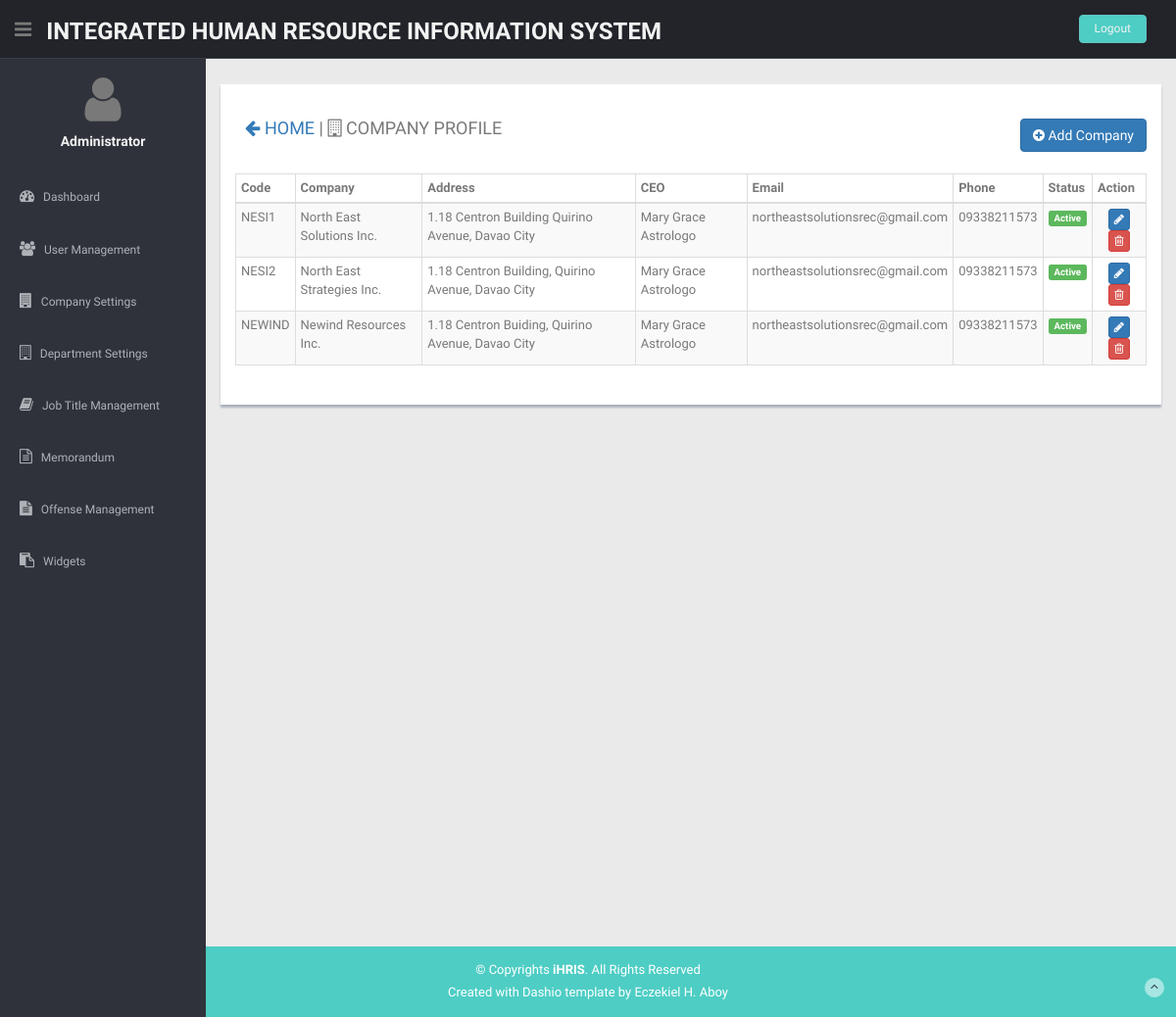
/settings/index.php?managecompany (signed in), run on the app's committed database.
### tables this page shows
CREATE TABLE `settings` (
  `id` int(45) NOT NULL,
  `companycode` varchar(100) DEFAULT NULL,
  `companyname` varchar(200) DEFAULT NULL,
  `companyaddress` text DEFAULT NULL,
  `companylogo` varchar(100) DEFAULT NULL,
  `companyceo` varchar(100) DEFAULT NULL,
  `companyemail` varchar(100) DEFAULT NULL,
  `companyphone` varchar(100) DEFAULT NULL,
  `status` varchar(100) DEFAULT NULL
);

### settings/managecompany.php (the view, shortened to what this page needs)
<div class="col-lg-12">
<div class="content-panel">
  <div class="panel-heading">
  <h4><a href="?main"><i class="fa fa-arrow-left"></i> HOME</a> | <i class="fa fa-building-o"></i> COMPANY PROFILE<div style="float:right;"><a href="?addcompany" class="btn btn-primary"><i class="fa fa-plus-circle"></i> Add Company</a></div></h4>
</div>
  <div class="panel-body">
    <table class="table table-bordered table-striped table-condensed">
      <thead>
        <tr>
          <th>Code</th>
          <th>Company</th>
          <th>Address</th>
          <th>CEO</th>
          <th>Email</th>
          <th>Phone</th>
          <th>Status</th>
          <th>Action</th>
        </tr>
      </thead>
      <tbody>
        <?php
          $sqlCompany=mysqli_query($con,"SELECT * FROM settings ORDER BY companycode ASC");
          if(mysqli_num_rows($sqlCompany)>0){
            while($company=mysqli_fetch_array($sqlCompany)){
              if($company['status']=="Active"){
                $status="<span class='label label-success label-mini'>$company[status]</span>";
              }else{
                $status="<span class='label label-danger label-mini'>$company[status]</span>";
              }
              echo "<tr>";
                echo "<td>$company[companycode]</td>";
                echo "<td>$company[companyname]</td>";
                echo "<td>$company[companyaddress]</td>";
                echo "<td>$company[companyceo]</td>";
                echo "<td>$company[companyemail]</td>";
                echo "<td>$company[companyphone]</td>";
                echo "<td align='center'>$status</td>";
                ?>
                <td align="center">
                  <a href="?editcompany&id=<?=$company['id'];?>" class="btn btn-primary btn-xs" title="Edit Company"><i class='fa fa-pencil'></i></a>
                  <a href="?managecompany&id=<?=$company['id'];?>&delete" class="btn btn-danger btn-xs" title="Delete Company" onclick="return confirm('Do you wish to delete this company?'); return false;"><i class='fa fa-trash-o'></i></a>
                </td>
                <?php
              echo "</tr>";
            }
          }else{
            echo "<tr><td colspan='8' align='center'>No record found!</td></tr>";
          }
        ?>
      </tbody>
    </table>
    </div>
</div>
</div>

### settings/css/style.css (style rules this page uses)
body { color: #797979; background: #eaeaea; font-family: 'Ruda', sans-serif; padding: 0px !important; margin: 0px !important; font-size:13px; }
a, a:hover, a:focus { text-decoration: none; outline: none; }
.content-panel { background: #ffffff; box-shadow: 0px 3px 2px #aab2bd; padding-top: 15px; padding-bottom: 5px; }
.content-panel h4 { margin-left: 10px; }

### data on the page
settings: companycode "NESI1", companyname "North East Solutions Inc.", companyaddress "1.18 Centron Building Quirino Avenue, Davao City", companyceo "Mary Grace Astrologo", companyemail "northeastsolutionsrec@gmail.com", companyphone "09338211573", status "Active"
settings: companycode "NESI2", companyname "North East Strategies Inc.", companyaddress "1.18 Centron Building, Quirino Avenue, Davao City", companyceo "Mary Grace Astrologo", companyemail "northeastsolutionsrec@gmail.com", companyphone "09338211573", status "Active"
settings: companycode "NEWIND", companyname "Newind Resources Inc.", companyaddress "1.18 Centron Buiding, Quirino Avenue, Davao City", companyceo "Mary Grace Astrologo", companyemail "northeastsolutionsrec@gmail.com", companyphone "09338211573", status "Active"

### other printed values
$_SESSION['fullname'] "Administrator"
